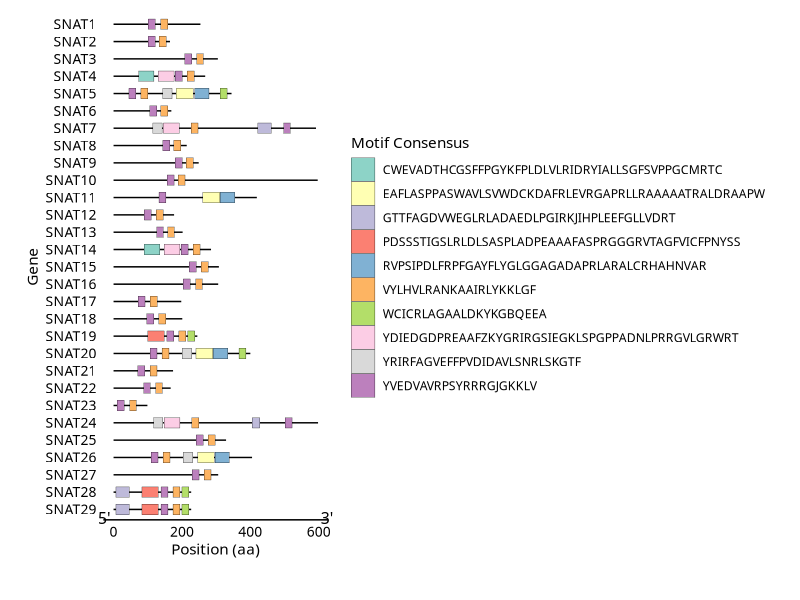

Write the R code that produced this figure.
library(ggplot2)
library(dplyr)

# Read CSV
cis_elements <- read.csv("motif_prediction.csv", header = TRUE, stringsAsFactors = FALSE)

# Ensure GENE is ordered
cis_elements$GENE <- factor(cis_elements$GENE,
                            levels = paste0("SNAT", 29:1))

# Define motif consensus mapping
motif_consensus <- c(
  "MOTIF1"  = "YVEDVAVRPSYRRRGJGKKLV",
  "MOTIF2"  = "VYLHVLRANKAAIRLYKKLGF",
  "MOTIF3"  = "RVPSIPDLFRPFGAYFLYGLGGAGADAPRLARALCRHAHNVAR",
  "MOTIF4"  = "EAFLASPPASWAVLSVWDCKDAFRLEVRGAPRLLRAAAAATRALDRAAPW",
  "MOTIF5"  = "YDIEDGDPREAAFZKYGRIRGSIEGKLSPGPPADNLPRRGVLGRWRT",
  "MOTIF6"  = "PDSSSTIGSLRLDLSASPLADPEAAAFASPRGGGRVTAGFVICFPNYSS",
  "MOTIF7"  = "GTTFAGDVWEGLRLADAEDLPGIRKJIHPLEEFGLLVDRT",
  "MOTIF8"  = "WCICRLAGAALDKYKGBQEEA",
  "MOTIF9"  = "YRIRFAGVEFFPVDIDAVLSNRLSKGTF",
  "MOTIF10" = "CWEVADTHCGSFFPGYKFPLDLVLRIDRYIALLSGFSVPPGCMRTC"
)

# Add readable motif labels for legend
cis_elements <- cis_elements %>%
  mutate(MotifLabel = motif_consensus[MOTIF])

# Distinct gene lengths
gene_lengths <- distinct(cis_elements, GENE, LENGTH)

# Determine global x-axis range
x_min <- 0
x_max <- max(gene_lengths$LENGTH)

# Plot
ggplot(cis_elements, aes(x = (START + END)/2,
                         y = GENE,
                         width = END - START,
                         height = 0.6,
                         fill = MotifLabel)) +
  # baselines
  geom_segment(data = gene_lengths,
               aes(x = 0, xend = LENGTH, y = GENE, yend = GENE),
               inherit.aes = FALSE, color = "black", size = 0.5) +
  # motif tiles
  geom_tile(color = "black") +
  # 5' and 3' labels only once at the global x-axis
  annotate("text", x = x_min, y = 0.5, label = "5'", hjust = 1.2, size = 4, family = "Verdana") +
  annotate("text", x = x_max, y = 0.5, label = "3'", hjust = -0.2, size = 4, family = "Verdana") +
  # fill colors
  scale_fill_brewer(palette = "Set3", name = "Motif Consensus") +
  # style
  theme_minimal(base_family = "Verdana") +
  labs(x = "Position (aa)", y = "Gene") +
  theme(
    axis.text.y  = element_text(size = 10, color = "black"),
    axis.text.x  = element_text(size = 10, color = "black"),
    legend.position = "right",
    panel.grid.major = element_blank(),
    panel.grid.minor = element_blank(),
    axis.line.x = element_line(color = "black", size = 0.5),
    axis.line.y = element_blank(),
    plot.margin = margin(10, 20, 30, 20)
  ) +
  coord_cartesian(clip = "off")
